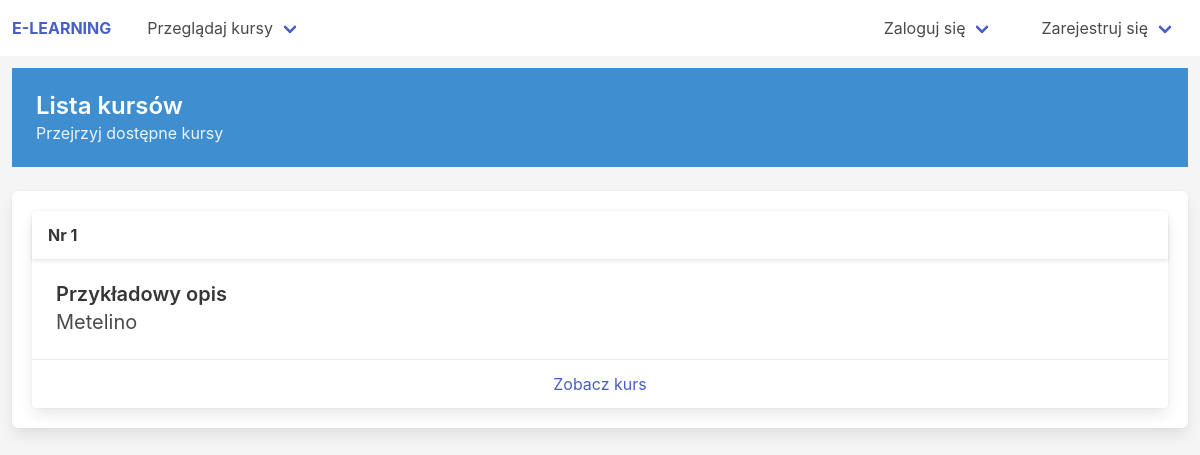
Page /courses/course-list/ on the earlier database version.
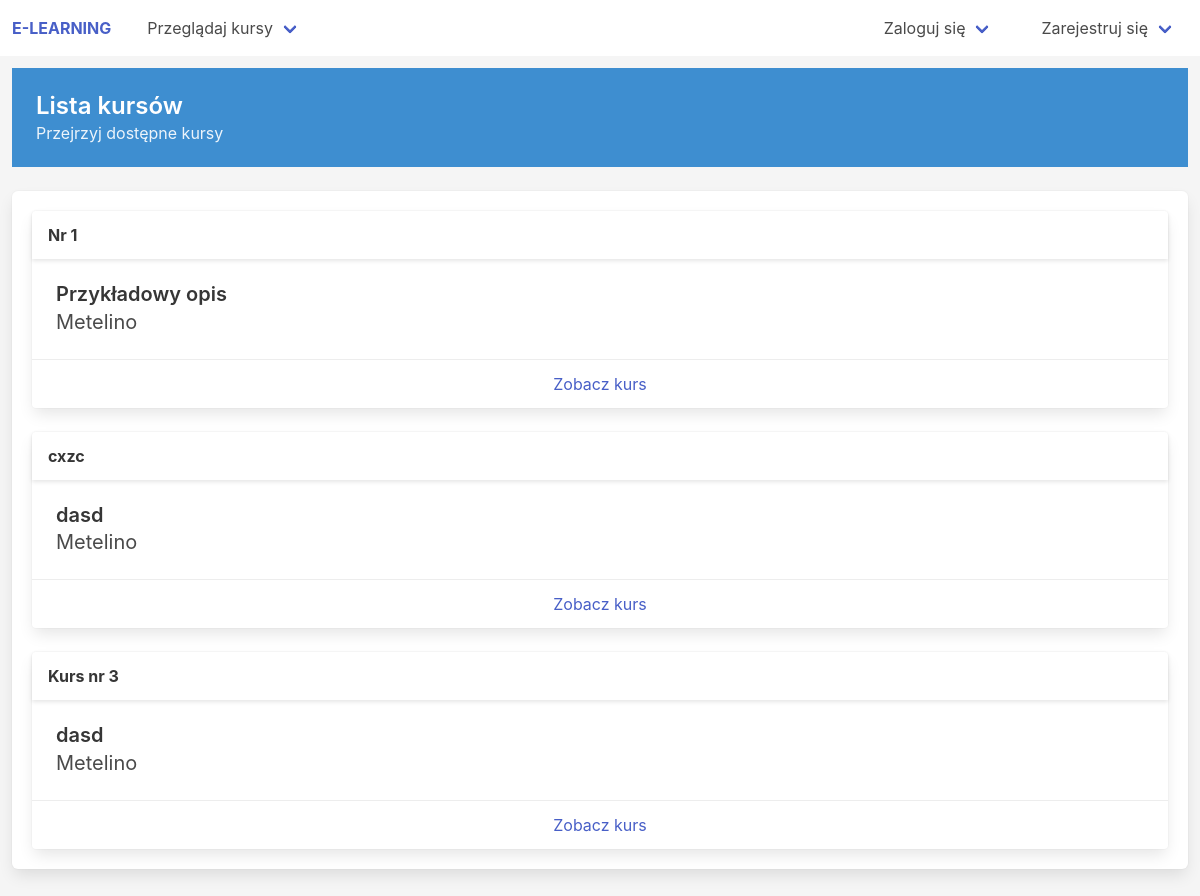
Same page on the later database version.
### courses/models.py (models this page shows, shortened)
class Course(models.Model):
    name = models.CharField(max_length=100)
    author = models.ForeignKey(User, on_delete=models.CASCADE, related_name='author_courses')
    desc = models.CharField(max_length=1000)
    slug = models.SlugField(allow_unicode=True, blank=True, unique=True, null=True)
    node_count = models.PositiveIntegerField(default=0)

### courses/views.py (the view)
# urls.py: path('course-list/', course_list, name='course_list'),
def course_list(request):
    courses = Course.objects.all()
    return render(request, 'courses/course-list.html', {'courses':courses})

### templates/courses/course-list.html (shortened to what this page needs)
{% extends "base.html" %}
{% load static %}
{% block content %}
<section class="hero is-info is-small block">
    <div class="hero-body">
      <p class="title is-4">
        Lista kursów
      </p>
      <p class="subtitle is-6">
        Przejrzyj dostępne kursy
      </p>
    </div>
</section>
<div class='columns'>
    <div class='column'>
        <div class='box' id='course-list'>
            {% include 'courses/__courses.html' %}
        </div>
    </div>
</div>
{% endblock %}

### templates/courses/__courses.html (shortened to what this page needs)
{% if courses %}
{% for kurs in courses %}
    <div class='card block' hx-target='this'>
        <div class='card-header'>
            <p class="card-header-title">
                {{ kurs.name }}
            </p>
        </div>
        <div class="card-content">
            <p class="title is-5">{{ kurs.desc }}</p>
            <p class="subtitle">{{ kurs.author }}</p>
        </div>
        <footer class="card-footer">
            {% if kurs.author == user %}
            <a class="card-footer-item" href="{% url 'courses:course_edit' course_slug=kurs.slug %}">
                Edytuj kurs
            </a>
            <a class="card-footer-item" hx-swap='outerHTML' hx-confirm="Czy napewno chcesz usunąć kurs?" hx-delete="{% url 'courses:course_delete' course_slug=kurs.slug %}" href="#">
                Usuń kurs
            </a>
            {% else %}
            <a class="card-footer-item" href="{% url 'courses:course_view' course_slug=kurs.slug %}">
                Zobacz kurs
            </a>
            {% endif %}
        </footer>
    </div>
{% endfor %}
{% else %}
    <h3 class='title is-2'>Brak kursów</h3>
{% endif %}

Differences in the rows shown:
added Course: name "cxzc", desc "dasd", author "Metelino", shows "Zobacz kurs"
added Course: name "Kurs nr 3", desc "dasd", author "Metelino", shows "Zobacz kurs"
